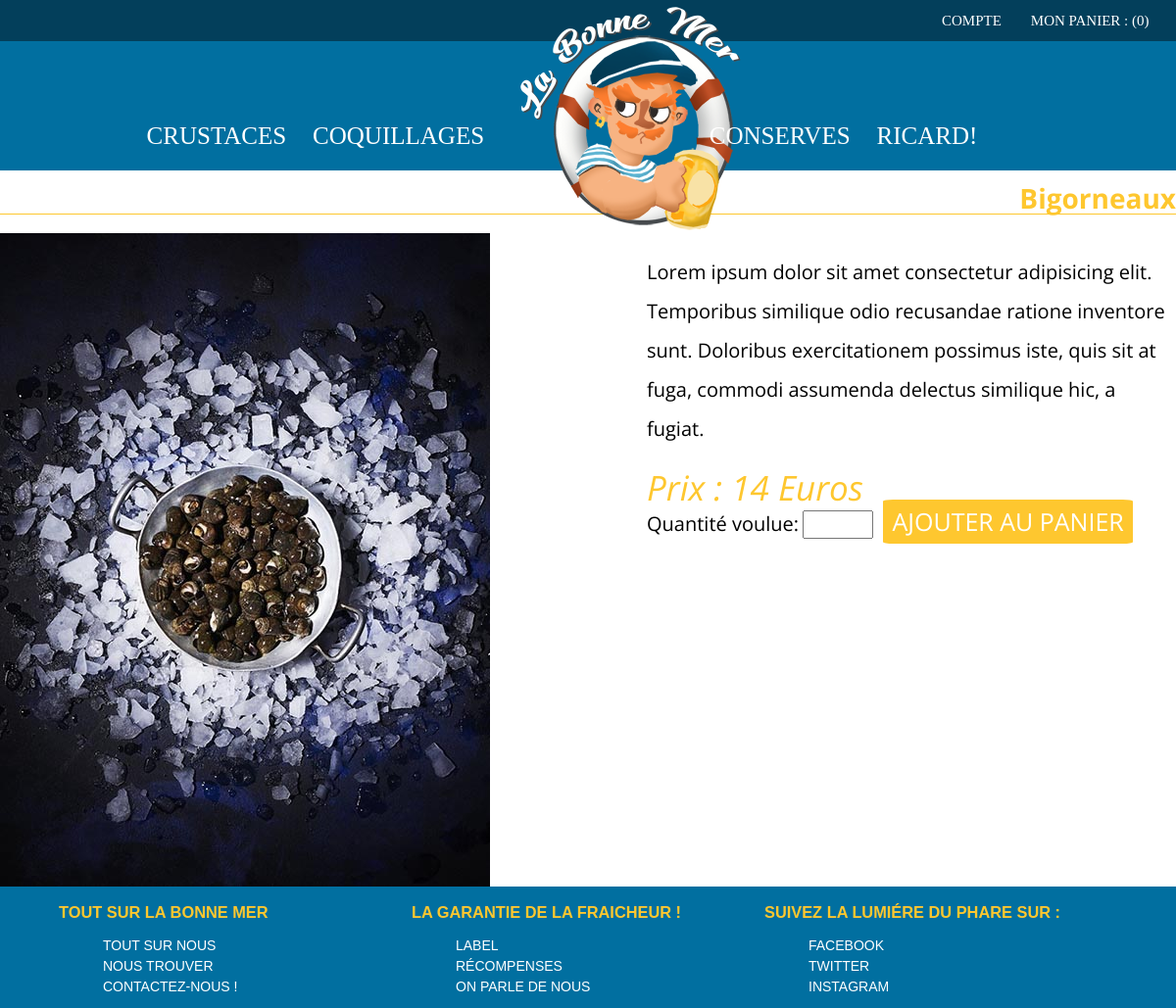
The page /index.php?controller=product&task=find&category=1&id=12 on the database as committed earlier.
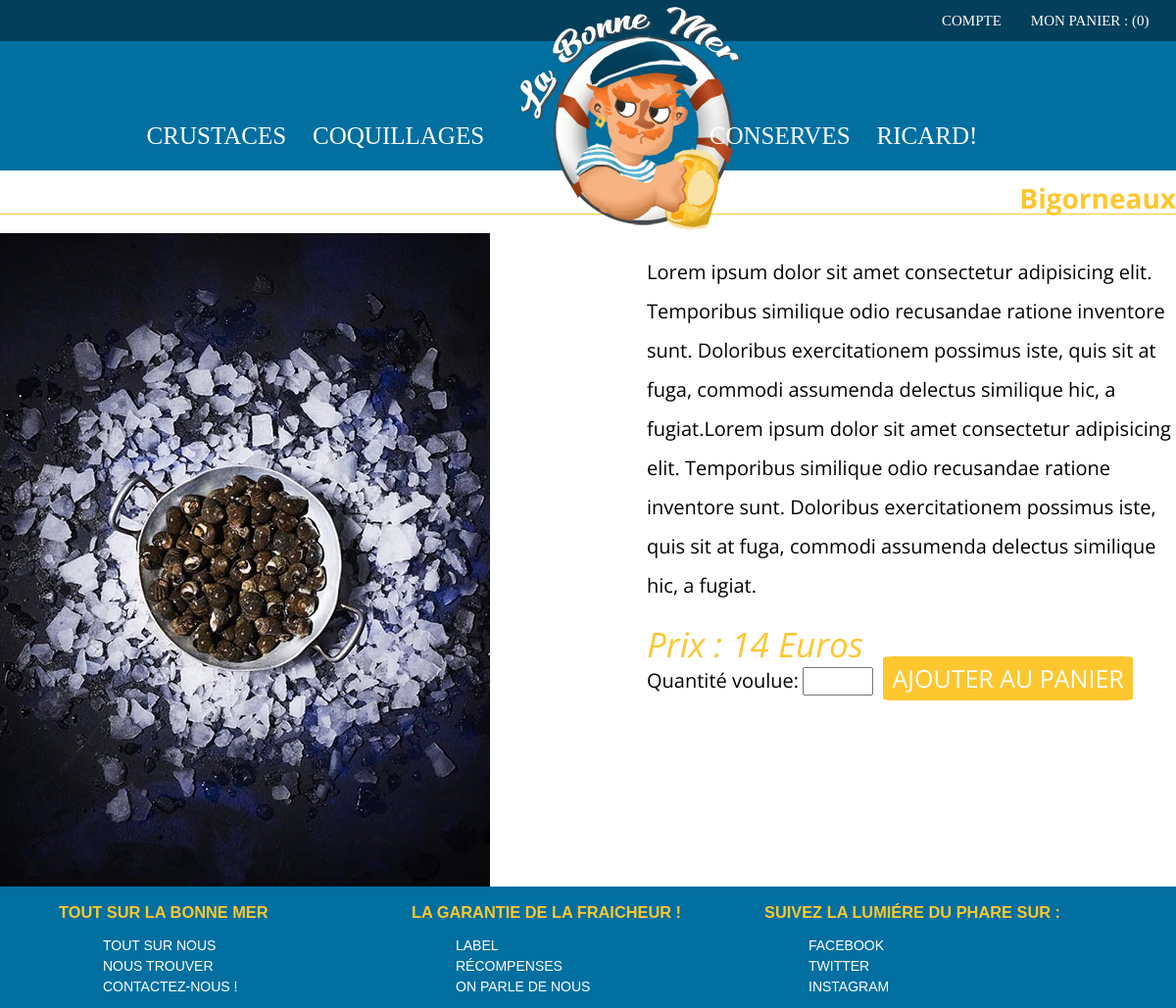
The same page on the database as committed later.
### tables this page shows
CREATE TABLE IF NOT EXISTS `product` (
  `prod_id` int(10) UNSIGNED NOT NULL AUTO_INCREMENT,
  `prod_name` varchar(255) DEFAULT NULL,
  `prod_origin` varchar(100) NOT NULL,
  `prod_synopsis` text NOT NULL,
  `prod_description` text,
  `prod_price` double UNSIGNED DEFAULT NULL,
  `prod_picture` varchar(255) DEFAULT NULL,
  `prod_category` varchar(100) NOT NULL,
  PRIMARY KEY (`prod_id`)
);

### libraries/Renderer.php (called while the page is built, shortened)
<?php
class Renderer {
   public static function render(string $path, array $variables = []) {
        extract($variables);
        require('templates/' .$path . '.html.php');
        require_once('templates/layout.html.php');
    }
}

### libraries/controllers/Product.php (called while the page is built, shortened)
<?php
require_once('libraries/autoload.php');
class Product extends Controller {
    public function find(){
        $product = $this->model->findOne($_GET['id']);
        \Renderer::render('product', compact('pageTitle', 'product'));
    }
}

### libraries/Application.php (called while the page is built, shortened)
<?php
class Application {
    public static function process()
    {
        $task = "index";
        if(!empty($_GET['task'])) {
            $task = $_GET['task'];
        }
        $controller = new $controllerName();
        $controller->$task();
    }
}

### index.php (called while the page is built)
<?php
 require_once('libraries/autoload.php');
 \Application::process();

### libraries/controllers/Controller.php (called while the page is built, shortened)
<?php
abstract class Controller {
    public function __construct(){
        $this->model = new $this->modelName();
    }
}

### libraries/autoload.php (called while the page is built, shortened)
<?php
spl_autoload_register(function($className){
    $className = str_replace("\\", "/", $className);
});

### libraries/Database.php (called while the page is built)
<?php
class Database {
    private static $instance = null;
    public static function getPdo(): PDO
    {
        if(self::$instance === null)
        {
            self::$instance = new PDO('mysql:host=localhost;dbname=labonnemer;charset=utf8', 'root', '', [
                PDO::ATTR_ERRMODE => PDO::ERRMODE_EXCEPTION,
                PDO::ATTR_DEFAULT_FETCH_MODE => PDO::FETCH_ASSOC
            ]);
        }
        return self::$instance;
    }
}

### libraries/models/Model.php (called while the page is built, shortened)
<?php
abstract class Model
{
    public function __construct()
    {
        $this->pdo = \Database::getPdo();
    }
}

### libraries/models/Product.php (called while the page is built, shortened)
<?php
require_once('libraries/models/model.php');
class Product extends Model {
    public function findOne(int $product) {
        $query = $this->pdo->prepare("SELECT * FROM product WHERE prod_id = :prod_id");
        $query->execute(['prod_id' => $product]);
        $product = $query->fetch();
        return $product;
    }
}

### templates/product.html.php (the view, shortened to what this page needs)
<article class="product">
    <h1><?= $product['prod_name']  ?> </h1>
    <img src="public/img/product/<?=  $product['prod_picture'] ?>" alt="Image du produit">
    <section>
        <p><?= $product['prod_description'] ?> </p>
        <em>Prix : <?=  $product['prod_price'] ?> Euros </em>
            <label>Quantité voulue:</label>
                <input type="number" id="quantity" name="quantity" min="1" max="10">
        <a href="<?=  $product['prod_id'] ?>">Ajouter au panier</a>
    </section>
</article>

Rows that differ between the two databases and show on the page:
changed product "Bigorneaux": prod_description "…delectus similique hic, a fugiat." → "…delectus similique hic, a fugiat.Lorem ipsum dolor sit amet consectetur adipisicing elit. Temporibus similique odio recusandae ratione inventore sunt. Doloribus exercitationem possimus iste, quis sit at fuga, commodi assumenda delectus similique hic, a fugiat."
